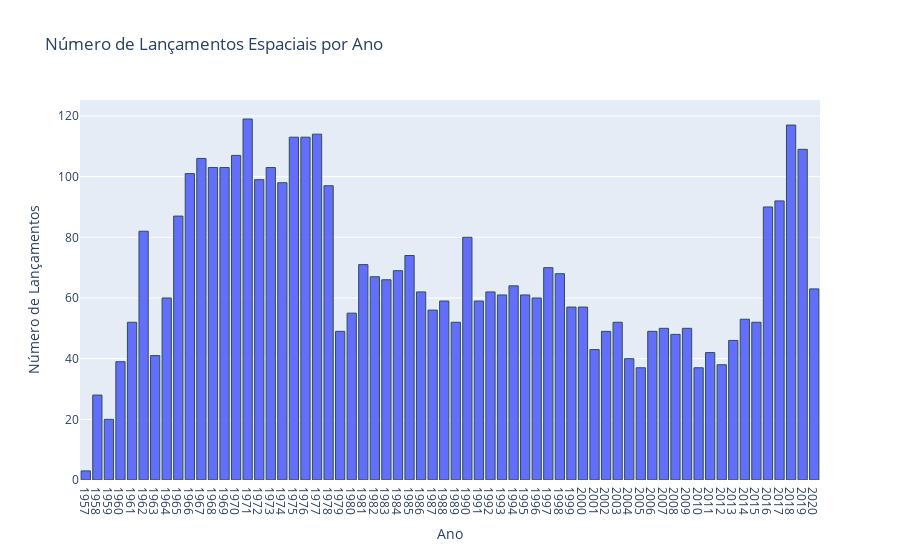

Here is the notebook cell this chart was saved with:
### Code cell
# Gráfico com o número de lançamentos por ano, individualizando os anos
fig_ano = px.bar(df['Date'].dt.year.value_counts().sort_index(), 
                 x=df['Date'].dt.year.value_counts().sort_index().index, 
                 y=df['Date'].dt.year.value_counts().sort_index().values, 
                 title='Número de Lançamentos Espaciais por Ano',
                 labels={'x': 'Ano', 'y': 'Número de Lançamentos'})
fig_ano.update_layout(xaxis_title='Ano', yaxis_title='Número de Lançamentos')
# Separa as barras
fig_ano.update_traces(marker=dict(line=dict(width=1, color='DarkSlateGrey')))
fig_ano.update_xaxes(dtick="M12", tickformat="%Y")  # Formata o eixo x para mostrar apenas o ano
fig_ano.show()

### Figure 1 — Plotly figure (JSON) as saved in the notebook; plotly's stock layout.template omitted (floating-point values rounded to 4 significant figures)
{"data": [{"hovertemplate": "Ano=%{x}<br>Número de Lançamentos=%{y}<extra></extra>", "legendgroup": "", "marker": {"color": "#636efa", "line": {"color": "DarkSlateGrey", "width": 1}, "pattern": {"shape": ""}}, "name": "", "orientation": "v", "showlegend": false, "textposition": "auto", "type": "bar", "x": [1957, 1958, 1959, 1960, 1961, 1962, 1963, 1964, 1965, 1966, 1967, 1968, 1969, 1970, 1971, 1972, 1973, 1974, 1975, 1976, 1977, 1978, 1979, 1980, 1981, 1982, 1983, 1984, 1985, 1986, 1987, 1988, 1989, 1990, 1991, 1992, 1993, 1994, 1995, 1996, 1997, 1998, 1999, 2000, 2001, 2002, 2003, 2004, 2005, 2006, 2007, 2008, 2009, 2010, 2011, 2012, 2013, 2014, 2015, 2016, 2017, 2018, 2019, 2020], "xaxis": "x", "y": [3, 28, 20, 39, 52, 82, 41, 60, 87, 101, 106, 103, 103, 107, 119, 99, 103, 98, 113, 113, 114, 97, 49, 55, 71, 67, 66, 69, 74, 62, 56, 59, 52, 80, 59, 62, 61, 64, 61, 60, 70, 68, 57, 57, 43, 49, 52, 40, 37, 49, 50, 48, 50, 37, 42, 38, 46, 53, 52, 90, 92, 117, 109, 63], "yaxis": "y"}], "layout": {"barmode": "relative", "legend": {"tracegroupgap": 0}, "title": {"text": "Número de Lançamentos Espaciais por Ano"}, "xaxis": {"anchor": "y", "domain": [0, 1], "dtick": "M12", "tickformat": "%Y", "title": {"text": "Ano"}}, "yaxis": {"anchor": "x", "domain": [0, 1], "title": {"text": "Número de Lançamentos"}}}}
